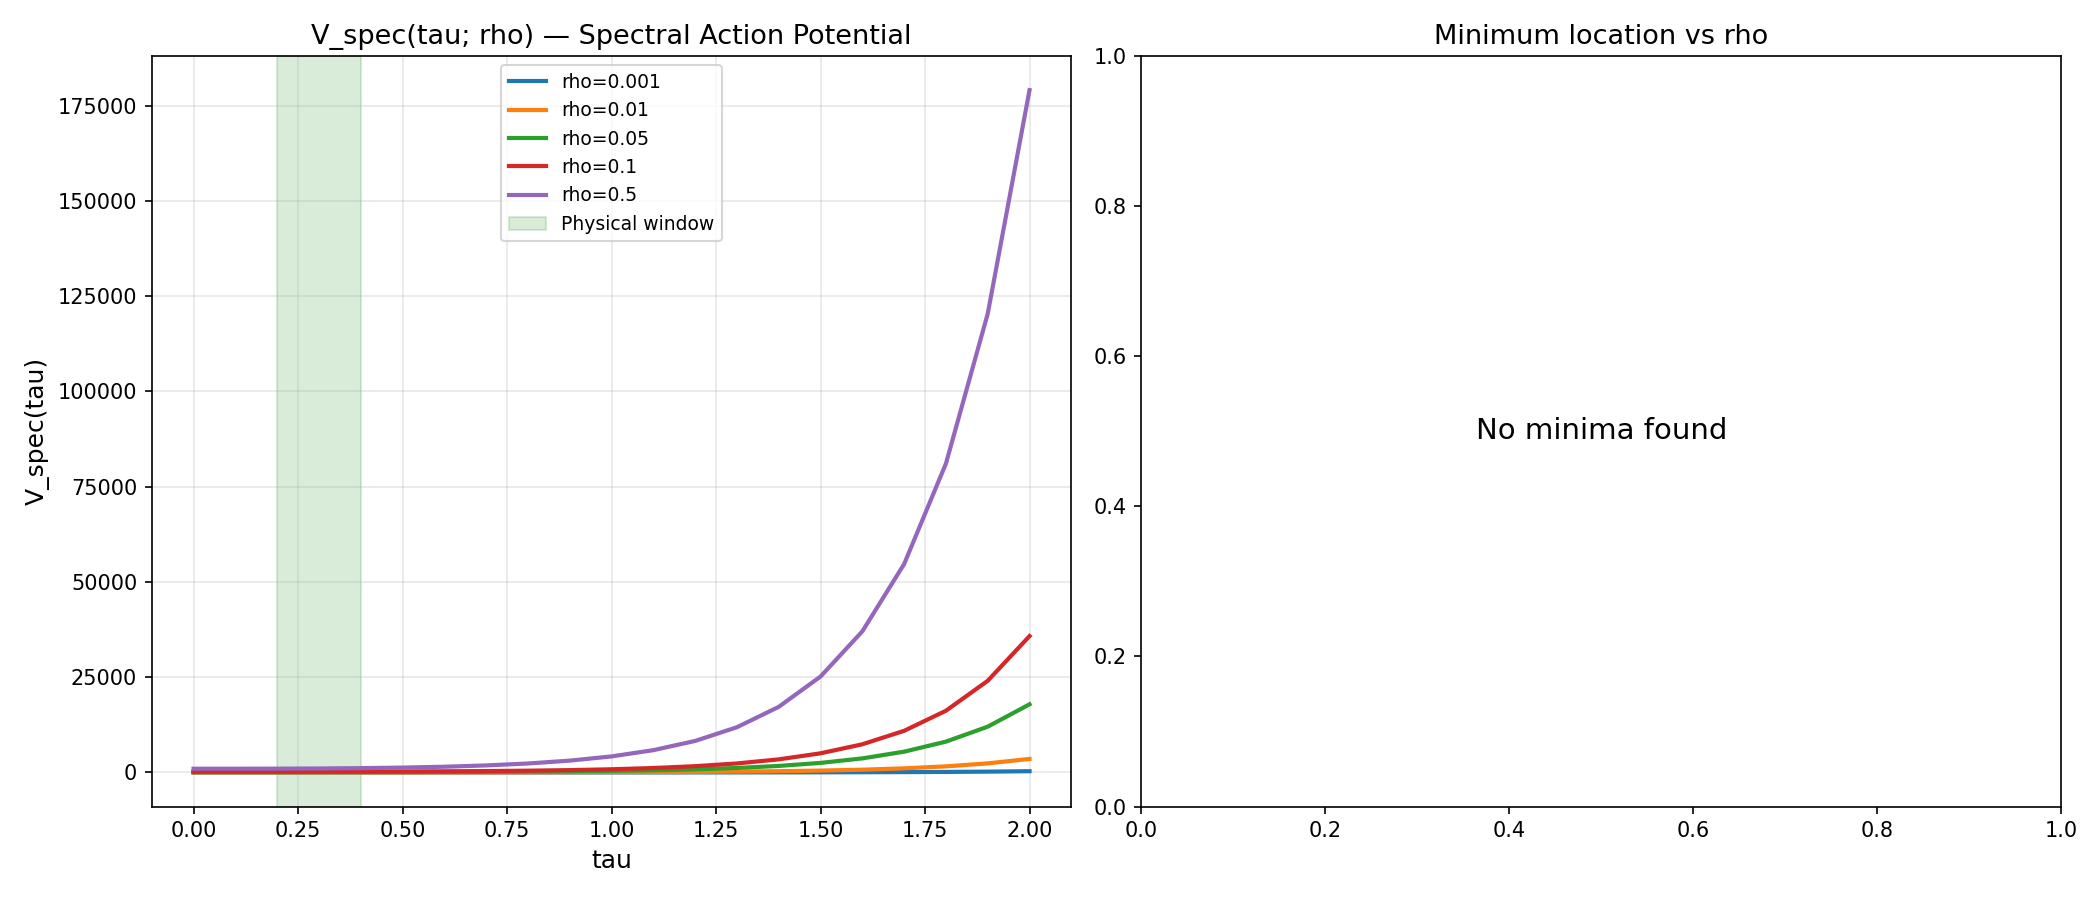

This chart was generated by the following Python code:
"""
Session 24a Step 1: V_spec(tau; rho) — Spectral Action Potential
================================================================

V_spec(tau; rho) = -R_K(tau) + rho * [500*R_K(tau)^2 - 32*|Ric(tau)|^2 - 28*K(tau)]

where:
  R_K = scalar curvature
  |Ric|^2 = Ric_{ab} Ric^{ab} (Ricci squared)
  K = Kretschner scalar = R_{abcd} R^{abcd}
  rho = ratio of Seeley-DeWitt coefficients c_4/c_2

Data source: s23c_fiber_integrals.npz (from r20a_riemann_tensor.npz, 147/147 verified)
"""

import numpy as np
import matplotlib
matplotlib.use('Agg')
import matplotlib.pyplot as plt

# =====================================================================
# LOAD DATA
# =====================================================================
base = "C:/sandbox/Ainulindale Exflation/tier0-computation"
d = np.load(f"{base}/s23c_fiber_integrals.npz")

tau = d['tau']           # shape (21,), range [0, 2]
R_K = d['R_scalar']      # scalar curvature
Ric_sq = d['Ric_sq']     # |Ric|^2
K = d['K_kretschner']    # Kretschner scalar

n_tau = len(tau)

# =====================================================================
# VALIDATION
# =====================================================================
print("=" * 60)
print("STEP 1: V_spec(tau; rho)")
print("=" * 60)
print(f"tau range: [{tau[0]:.3f}, {tau[-1]:.3f}], n_tau = {n_tau}")
print(f"R_K(0) = {R_K[0]:.6f} (expected 2.000)")
assert abs(R_K[0] - 2.0) < 1e-10, f"R_K(0) validation FAILED: {R_K[0]}"
print(f"Ric_sq(0) = {Ric_sq[0]:.6f} (expected 0.500)")
print(f"K(0) = {K[0]:.6f} (expected 0.500)")
print("R_K(0) = 2.000: PASS")

# =====================================================================
# COMPUTE V_spec
# =====================================================================
def V_spec(tau_arr, R_arr, Ric_sq_arr, K_arr, rho):
    """Compute V_spec at all tau for a given rho."""
    linear = -R_arr
    quadratic = 500.0 * R_arr**2 - 32.0 * Ric_sq_arr - 28.0 * K_arr
    return linear + rho * quadratic

# Primary rho values
rho_primary = np.array([0.001, 0.01, 0.05, 0.1, 0.5])
# Secondary (finer) rho values
rho_secondary = np.array([0.001, 0.002, 0.005, 0.01, 0.02, 0.05, 0.10, 0.20, 0.50])

# Compute V_spec for all rho
print("\n--- Primary rho scan ---")
V_primary = {}
for rho in rho_primary:
    V = V_spec(tau, R_K, Ric_sq, K, rho)
    V_primary[rho] = V
    print(f"  rho={rho:.3f}: V_spec range [{V.min():.4f}, {V.max():.4f}]")

# =====================================================================
# FIND MINIMA via finite differences
# =====================================================================
print("\n--- Minimum search (primary) ---")
results_primary = {}
for rho in rho_primary:
    V = V_primary[rho]
    # Finite difference dV/dtau
    dV = np.gradient(V, tau)
    # Look for sign changes in dV (negative -> positive = minimum)
    min_found = False
    tau_min = None
    V_min = None
    V_dd_min = None
    for i in range(len(dV) - 1):
        if dV[i] < 0 and dV[i+1] > 0:
            # Linear interpolation for zero crossing
            frac = -dV[i] / (dV[i+1] - dV[i])
            tau_cross = tau[i] + frac * (tau[i+1] - tau[i])
            # Interpolate V at the crossing
            V_cross = V[i] + frac * (V[i+1] - V[i])
            # Second derivative at crossing
            d2V = np.gradient(dV, tau)
            V_dd_cross = d2V[i] + frac * (d2V[i+1] - d2V[i])
            tau_min = tau_cross
            V_min = V_cross
            V_dd_min = V_dd_cross
            min_found = True
            break

    if min_found:
        in_window = 0.20 <= tau_min <= 0.40
        print(f"  rho={rho:.3f}: MINIMUM at tau={tau_min:.4f}, V={V_min:.6f}, V''={V_dd_min:.4f}, in_window={in_window}")
    else:
        # Check if monotonically decreasing or increasing
        if V[-1] < V[0]:
            print(f"  rho={rho:.3f}: NO MINIMUM (monotonically decreasing)")
        else:
            print(f"  rho={rho:.3f}: NO MINIMUM (monotonically increasing)")
    results_primary[rho] = {'min_found': min_found, 'tau_min': tau_min, 'V_min': V_min, 'V_dd_min': V_dd_min}

# Secondary scan
print("\n--- Secondary rho scan ---")
V_secondary = {}
results_secondary = {}
for rho in rho_secondary:
    V = V_spec(tau, R_K, Ric_sq, K, rho)
    V_secondary[rho] = V
    dV = np.gradient(V, tau)
    min_found = False
    tau_min = None
    V_min = None
    V_dd_min = None
    for i in range(len(dV) - 1):
        if dV[i] < 0 and dV[i+1] > 0:
            frac = -dV[i] / (dV[i+1] - dV[i])
            tau_cross = tau[i] + frac * (tau[i+1] - tau[i])
            V_cross = V[i] + frac * (V[i+1] - V[i])
            d2V = np.gradient(dV, tau)
            V_dd_cross = d2V[i] + frac * (d2V[i+1] - d2V[i])
            tau_min = tau_cross
            V_min = V_cross
            V_dd_min = V_dd_cross
            min_found = True
            break

    in_window = (0.20 <= tau_min <= 0.40) if min_found and tau_min is not None else False
    if min_found:
        print(f"  rho={rho:.3f}: tau_min={tau_min:.4f}, V_min={V_min:.6f}, V''={V_dd_min:.4f}, in_window={in_window}")
    else:
        print(f"  rho={rho:.3f}: NO MINIMUM")
    results_secondary[rho] = {'min_found': min_found, 'tau_min': tau_min, 'V_min': V_min, 'V_dd_min': V_dd_min}

# =====================================================================
# EUCLIDEAN ACTION (Step 5 data)
# =====================================================================
print("\n--- Euclidean Action at tau = {0.00, 0.10, 1.58} ---")
tau_IE = np.array([0.00, 0.10, 1.58])
# Interpolate V_spec at these tau for each rho
for rho in rho_secondary:
    V_all = V_spec(tau, R_K, Ric_sq, K, rho)
    V_at_IE = np.interp(tau_IE, tau, V_all)
    IE = -V_at_IE  # I_E = -V_spec * Vol(K), Vol(K) = const
    print(f"  rho={rho:.3f}: I_E(0.00)={IE[0]:.6f}, I_E(0.10)={IE[1]:.6f}, I_E(1.58)={IE[2]:.6f}")

# =====================================================================
# SAVE DATA
# =====================================================================
save_dict = {
    'tau': tau,
    'R_K': R_K,
    'Ric_sq': Ric_sq,
    'K_kretschner': K,
    'rho_primary': rho_primary,
    'rho_secondary': rho_secondary,
}

# Save V_spec for each rho
for rho in rho_secondary:
    key = f"V_spec_rho_{rho:.3f}".replace('.', 'p')
    save_dict[key] = V_spec(tau, R_K, Ric_sq, K, rho)

# Save minima results
tau_min_arr = []
V_min_arr = []
Vdd_min_arr = []
min_found_arr = []
for rho in rho_secondary:
    r = results_secondary[rho]
    min_found_arr.append(1 if r['min_found'] else 0)
    tau_min_arr.append(r['tau_min'] if r['tau_min'] is not None else -1.0)
    V_min_arr.append(r['V_min'] if r['V_min'] is not None else 0.0)
    Vdd_min_arr.append(r['V_dd_min'] if r['V_dd_min'] is not None else 0.0)

save_dict['min_found'] = np.array(min_found_arr)
save_dict['tau_min'] = np.array(tau_min_arr)
save_dict['V_min'] = np.array(V_min_arr)
save_dict['V_dd_min'] = np.array(Vdd_min_arr)

# Euclidean action
save_dict['tau_IE'] = tau_IE
for rho in rho_secondary:
    V_all = V_spec(tau, R_K, Ric_sq, K, rho)
    V_at_IE = np.interp(tau_IE, tau, V_all)
    IE = -V_at_IE
    key = f"IE_rho_{rho:.3f}".replace('.', 'p')
    save_dict[key] = IE

np.savez(f"{base}/s24a_vspec.npz", **save_dict)
print(f"\nSaved: {base}/s24a_vspec.npz")

# =====================================================================
# PLOT
# =====================================================================
fig, axes = plt.subplots(1, 2, figsize=(14, 6))

# Left panel: V_spec(tau) for 5 primary rho values
ax = axes[0]
colors = ['#1f77b4', '#ff7f0e', '#2ca02c', '#d62728', '#9467bd']
for i, rho in enumerate(rho_primary):
    V = V_primary[rho]
    ax.plot(tau, V, color=colors[i], linewidth=2, label=f'rho={rho}')
    # Mark minimum if found
    r = results_primary[rho]
    if r['min_found']:
        ax.axvline(r['tau_min'], color=colors[i], linestyle='--', alpha=0.5)
        ax.plot(r['tau_min'], r['V_min'], 'o', color=colors[i], markersize=8)

ax.axvspan(0.20, 0.40, alpha=0.15, color='green', label='Physical window')
ax.set_xlabel('tau', fontsize=12)
ax.set_ylabel('V_spec(tau)', fontsize=12)
ax.set_title('V_spec(tau; rho) — Spectral Action Potential', fontsize=13)
ax.legend(fontsize=9)
ax.grid(True, alpha=0.3)

# Right panel: tau_min(rho) for secondary scan
ax2 = axes[1]
rhos_with_min = []
tau_mins = []
for rho in rho_secondary:
    r = results_secondary[rho]
    if r['min_found']:
        rhos_with_min.append(rho)
        tau_mins.append(r['tau_min'])

if rhos_with_min:
    ax2.semilogx(rhos_with_min, tau_mins, 'ko-', linewidth=2, markersize=8)
    ax2.axhspan(0.20, 0.40, alpha=0.15, color='green', label='Physical window')
    ax2.set_xlabel('rho (c_4/c_2)', fontsize=12)
    ax2.set_ylabel('tau_min', fontsize=12)
    ax2.set_title('Minimum location vs rho', fontsize=13)
    ax2.legend(fontsize=10)
    ax2.grid(True, alpha=0.3)
else:
    ax2.text(0.5, 0.5, 'No minima found', ha='center', va='center', fontsize=14,
             transform=ax2.transAxes)
    ax2.set_title('Minimum location vs rho', fontsize=13)

plt.tight_layout()
plt.savefig(f"{base}/s24a_vspec.png", dpi=150)
print(f"Saved: {base}/s24a_vspec.png")

print("\n" + "=" * 60)
print("STEP 1 COMPLETE")
print("=" * 60)
